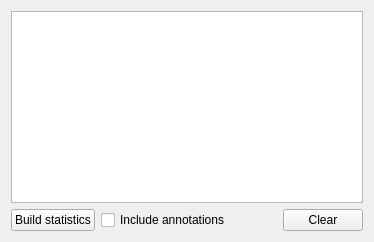
                  <widget class="QWidget" name="tb_statistics">
                   <attribute name="title">
                    <string>Statistics</string>
                   </attribute>
                   <layout class="QGridLayout" name="gridLayout_8">
                    <item row="0" column="0" colspan="4">
                     <widget class="QTextBrowser" name="lv_stats">
                      <property name="font">
                       <font>
                        <family>Courier</family>
                       </font>
                      </property>
                     </widget>
                    </item>
                    <item row="1" column="0">
                     <widget class="QPushButton" name="bt_update_selection_stats">
                      <property name="text">
                       <string>Build statistics</string>
                      </property>
                     </widget>
                    </item>
                    <item row="1" column="3">
                     <widget class="QPushButton" name="bt_clear_statistics">
                      <property name="text">
                       <string>Clear</string>
                      </property>
                     </widget>
                    </item>
                    <item row="1" column="2">
                     <spacer name="horizontalSpacer_5">
                      <property name="orientation">
                       <enum>Qt::Horizontal</enum>
                      </property>
                      <property name="sizeHint" stdset="0">
                       <size>
                        <width>40</width>
                        <height>20</height>
                       </size>
                      </property>
                     </spacer>
                    </item>
                    <item row="1" column="1">
                     <widget class="QCheckBox" name="cb_stat_include_annotations">
                      <property name="text">
                       <string>Include annotations</string>
                      </property>
                     </widget>
                    </item>
                   </layout>
                  </widget>
